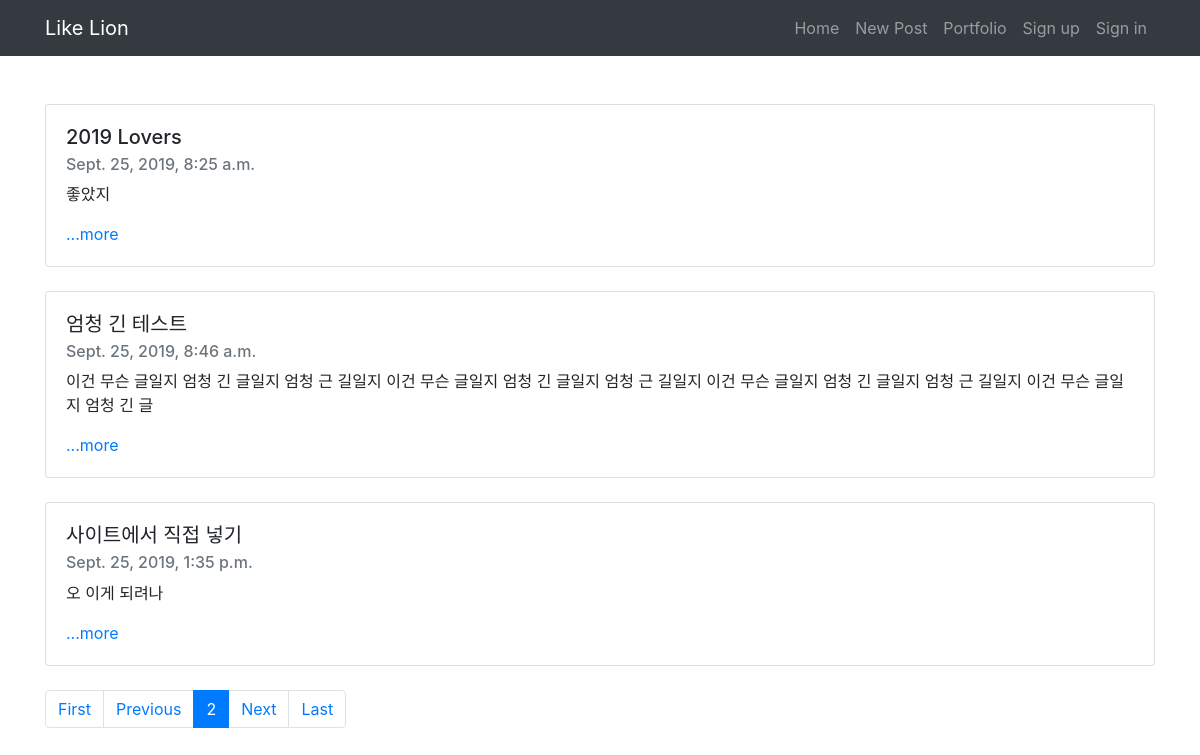
Screenshot of /?page=2 with the database file from the repository.
### blog/models.py (models this page shows, shortened)
class Blog(models.Model):
    title = models.CharField(max_length=200)
    pub_date = models.DateTimeField('data published')
    body = models.TextField()
    def summary(self):
        return self.body[:100]

### blog/views.py (the view)
# urls.py: 2. Add a URL to urlpatterns:  path('', views.home, name='home')
def home(request):
    blogs = Blog.objects
    blog_list = Blog.objects.all()
    paginator = Paginator(blog_list, 3)
    page = request.GET.get('page')
    posts = paginator.get_page(page)
    return render(request, 'blog/home.html', {'blogs': blogs, 'posts': posts})

### blog/templates/blog/home.html
{% extends 'base.html' %}
{% block content %}
  {% for blog in posts %}
  <br>
  <div class="card">
    <div class="card-body">
      <h5 class="card-title">{{ blog.title }}</h5>
      <h6 class="card-subtitle mb-2 text-muted">{{ blog.pub_date }}</h6>
      <p class="card-text">{{ blog.summary }}</p>
      <a href="{% url 'detail' blog.id %}" class="card-link">...more</a>
    </div>
  </div>
  {% endfor %}
  <br>
  <nav aria-label="Page navigation example">
    <ul class="pagination">
      {% if posts.has_previous %}
      <li class="page-item"><a class="page-link" href="?page=1">First</a></li>
      <li class="page-item"><a class="page-link" href="?page={{ posts.previous_page_number }}">Previous</a></li>
      {% endif %}
      <li class="page-item active"><a class="page-link" href="?page={{ posts.number }}">{{ posts.number }} <span class="sr-only">(Current)</span></a></li>
      {% if posts.has_next %}
      <li class="page-item"><a class="page-link" href="?page={{ posts.next_page_number }}">Next</a></li>
      <li class="page-item"><a class="page-link" href="?page={{ posts.paginator.num_pages }}">Last</a></li>
      {% endif %}
    </ul>
  </nav>
{% endblock %}

### rows the page displays
Blog: title "2019 Lovers", pub_date "Sept. 25, 2019, 8:25 a.m.", summary "좋았지"
Blog: title "엄청 긴 테스트", pub_date "Sept. 25, 2019, 8:46 a.m.", summary "이건 무슨 글일지 엄청 긴 글일지 엄청 근 길일지 이건 무슨 글일지 엄청 긴 글일지 엄청 근 길일지 이건 무슨 글일지 엄청 긴 글일지 엄청 근 길일지 이건 무슨 글일지 엄청 긴 글"
Blog: title "사이트에서 직접 넣기", pub_date "Sept. 25, 2019, 1:35 p.m.", summary "오 이게 되려나"

### other values shown
{{ posts.number }} "2"
